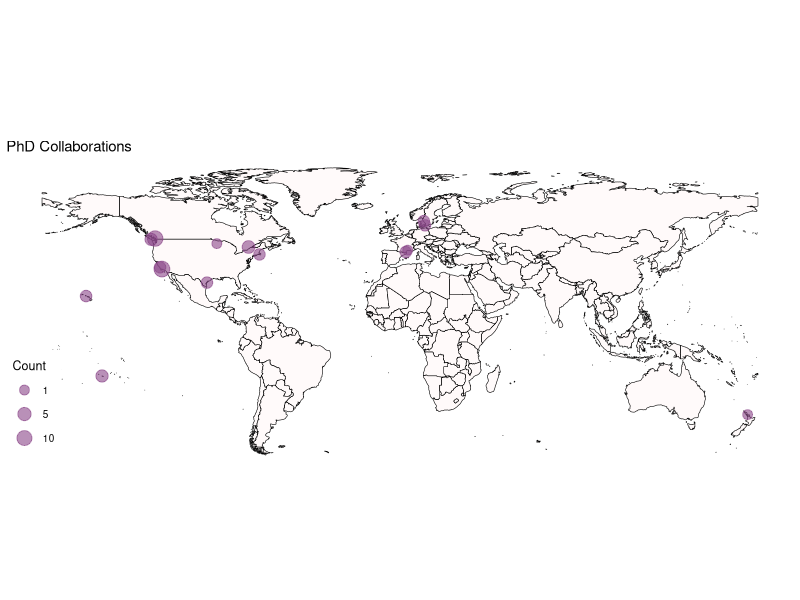
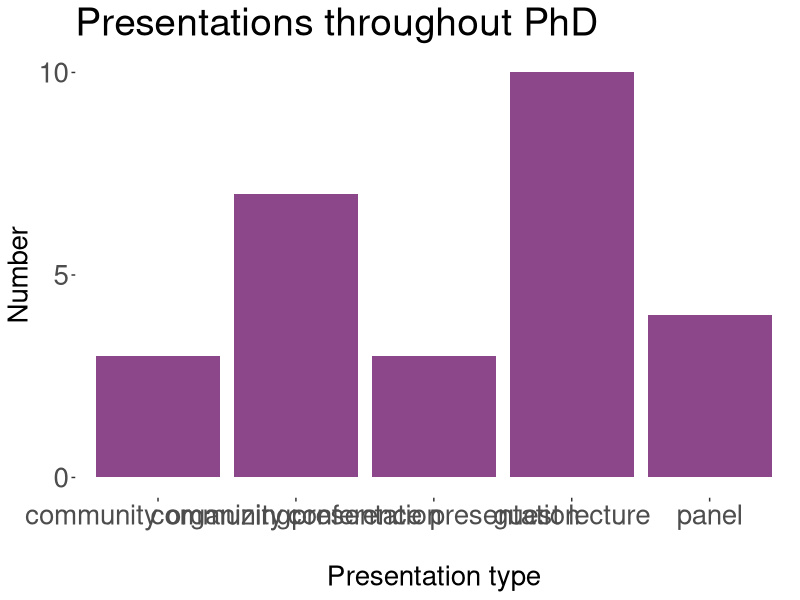

Here is the R script that generated these plots, in order:
## ---- chunk 1
knitr::opts_chunk$set(echo = TRUE)

library(ggplot2)
library(sf)
library("rnaturalearth")
library("rnaturalearthdata")
library(here)
library(ggthemes)
library(dplyr)


## ---- chunk 2
world <- ne_countries(scale = "medium", returnclass = "sf")
collabs <- read.csv(here("phd-metrics", "map", "collabs-coordinates.csv"))

collabs_maps <- ggplot() +
    geom_sf(data = world, color = "black", fill = "snow1")+
  coord_sf(xlim= c(-180, 180), ylim = c(-50, 80))+
    geom_point(data = collabs, aes(y = lat, x = long, size = Count), color = "orchid4", alpha = .6)+
    ggtitle("PhD Collaborations")+
  scale_size(range=c(3, 5), breaks=c(1, 5, 10, 15))+
    theme_map()

ggsave(here("phd-metrics", "map", "map_collabs.png"))

## ---- chunk 3
pres <- read.csv(here("phd-metrics", "plots", "presentations.csv"))

pres_count <- pres %>%
  dplyr::count(presentation_type)%>%
  filter(n<100)

x<-ggplot(pres_count, aes(x = presentation_type, y = n))+
  geom_col(fill = "orchid4")+
  labs(y = "Number", x = "\nPresentation type")+
  ggtitle("Presentations throughout PhD")+
  scale_y_continuous(breaks = c(0, 5, 10))+
  theme(
  panel.background = element_rect(fill = "transparent",
                                  colour = NA_character_), # necessary to avoid drawing panel outline
  panel.grid.major = element_blank(), # get rid of major grid
  panel.grid.minor = element_blank(), # get rid of minor grid
  plot.background = element_rect(fill = "transparent",
                                 colour = NA_character_), # necessary to avoid drawing plot outline
  legend.background = element_rect(fill = "transparent"),
  legend.box.background = element_rect(fill = "transparent"),
  legend.key = element_rect(fill = "transparent"))+
  theme(text=element_text(size=20), #change font size of all text
        axis.text=element_text(size=20), #change font size of axis text
        axis.title=element_text(size=20), #change font size of axis titles
        plot.title=element_text(size=28), #change font size of plot title
        legend.text=element_text(size=20), #change font size of legend text
        legend.title=element_text(size=20)) #change font size of legend title   

ggsave(here("phd-metrics", "plots", "presentations.png"), width = 18, height = 10)
